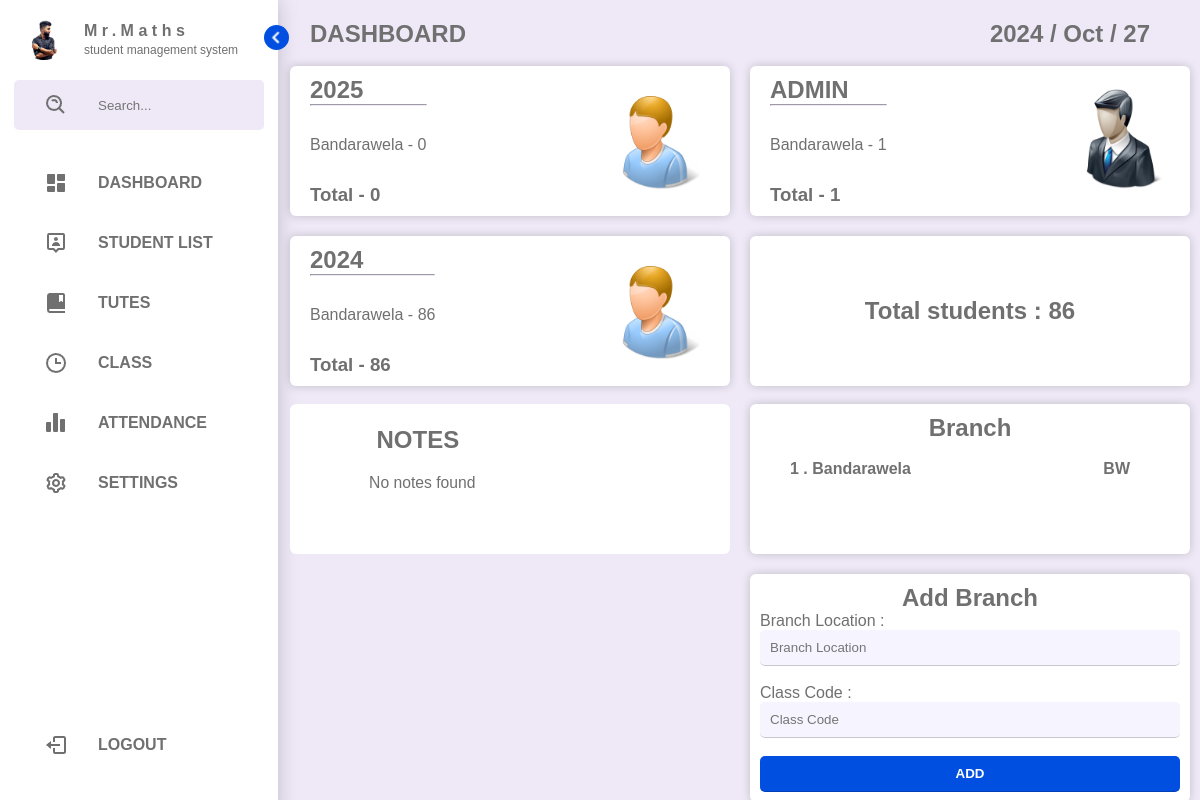
The app's page /index.php (signed in) with its own data.
### tables this page shows
CREATE TABLE `class` (
  `ID` int(255) NOT NULL,
  `Year` int(10) NOT NULL
);

CREATE TABLE `location` (
  `ID` int(10) NOT NULL,
  `location` varchar(100) NOT NULL,
  `UID` varchar(100) NOT NULL
);

### index.php (the view, shortened to what the rows shown need)
<?php
$class1 = "0000";
$class2 = "0000";
include("includes/connection.php");
$latest_classes = "SELECT * FROM `class` ORDER BY `Year` DESC";
$latest_classes_result = mysqli_query($connection, $latest_classes);
if (mysqli_num_rows($latest_classes_result) > 0) {
    $classFetch = mysqli_fetch_assoc($latest_classes_result);
    if (mysqli_num_rows($latest_classes_result) == 1) {
        $class1 = $classFetch['Year'];
    } else {
        $class1 = $classFetch['Year'];
        $classFetch2 = mysqli_fetch_assoc($latest_classes_result);
        $class2 = $classFetch2['Year'];
    }
}
$branch = "SELECT * FROM `location`";
$branch_result = mysqli_query($connection, $branch);
?>
<!DOCTYPE html>
<html lang="en">
<head>
    <link rel="stylesheet" href="assect/css/style.css">
</head>
<body>
    <div class="webcontent">
        <section class="content">
            <div class="date">
                <h1> DASHBOARD </h1>
                <h1> <?php echo date("Y / M / d"); ?> </h1>
            </div>
            <br>
            <div class="indicators_dash">
                <div class="lg_box">
                    <div class="box">
                        <div class="detalis">
                            <div>
                                <h2> <?php echo $class1; ?> </h2>
                                <hr>
                            </div>
                            <div>
                                <?php
                                $branchLocations = "SELECT * FROM `location`";
                                $branchLocations_result = mysqli_query($connection, $branchLocations);
                                if (mysqli_num_rows($branchLocations_result) > 0) {
                                    $total = 0;
                                    while ($fetch_branchLocations = mysqli_fetch_assoc($branchLocations_result)) {
                                        $UID = $fetch_branchLocations['UID'];
                                        $classOne_Query = "SELECT `Student_ID` FROM `student` WHERE (`Student_ID` LIKE '{$UID}%') AND `Class` = '{$class1}'";
                                        $classOne_Query_result = mysqli_query($connection, $classOne_Query);
                                        $student_count = mysqli_num_rows($classOne_Query_result);
                                        if ($student_count > 0) {
                                            echo "
                                                <p> {$fetch_branchLocations['location']} - {$student_count} </p>
                                                ";
                                        } else {
                                            echo "
                                                <p> {$fetch_branchLocations['location']} - 0 </p>
                                                ";
                                        }
                                        $total += $student_count;
                                    }
                                    echo "
                                    </div>
                                    <div>
                                        <h3> Total - {$total} </h3>
                                    </div>
                                    ";
                                } else {
                                    echo " </div>";
                                    echo "No result found";
                                }
                                ?>
                            </div>
                        </div>
                        <div class="box">
                            <div class="detalis">
                                <div>
                                    <h2> <?php echo $class2; ?> </h2>
                                    <hr>
                                </div>
                                <div>
                                    <?php
                                    $branchLocations = "SELECT * FROM `location`";
                                    $branchLocations_result = mysqli_query($connection, $branchLocations);
                                    if (mysqli_num_rows($branchLocations_result) > 0) {
                                        $total = 0;
                                        while ($fetch_branchLocations = mysqli_fetch_assoc($branchLocations_result)) {
                                            $UID = $fetch_branchLocations['UID'];
                                            $classOne_Query = "SELECT `Student_ID` FROM `student` WHERE (`Student_ID` LIKE '{$UID}%') AND `Class` = '{$class2}'";
                                            $classOne_Query_result = mysqli_query($connection, $classOne_Query);
                                            $student_count = mysqli_num_rows($classOne_Query_result);
                                            if ($student_count > 0) {
                                                echo "
                                                <p> {$fetch_branchLocations['location']} - {$student_count} </p>
                                                ";
                                            } else {
                                                echo "
                                                <p> {$fetch_branchLocations['location']} - 0 </p>
                                                ";
                                            }
                                            $total += $student_count;
                                        }
                                        echo "
                                    </div>
                                    <div>
                                        <h3> Total - {$total} </h3>
                                    </div>
                                    ";
                                    } else {
                                        echo " </div>";
                                        echo "No result found";
                                    }
                                    ?>
                                </div>
                            </div>
                        </div>
                        <div class="lg_box">
                            <div class="box">
                                <div class="detalis">
                                    <div>
                                        <h2> ADMIN </h2>
                                    </div>
                                    <div>
                                        <?php
                                        $branchLocations = "SELECT * FROM `location`";
                                        $branchLocations_result = mysqli_query($connection, $branchLocations);
                                        if (mysqli_num_rows($branchLocations_result) > 0) {
                                            $total = 0;
                                            while ($fetch_branchLocations = mysqli_fetch_assoc($branchLocations_result)) {
                                                $B_location = $fetch_branchLocations['location'];
                                                $adminsQuery = "SELECT `Location` FROM `admin` WHERE `Location` = '{$B_location}'";
                                                $adminsQuery_result = mysqli_query($connection, $adminsQuery);
                                                $admin_count = mysqli_num_rows($adminsQuery_result);
                                                if ($admin_count > 0) {
                                                    echo "
                                                        <p> {$B_location} - {$admin_count} </p>
                                                        ";
                                                }
                                                $total += $admin_count;
                                            }
                                            echo "
                                    </div>
                                            <div>
                                                <h3> Total - {$total} </h3>
                                            </div>
                                            ";
                                        } else {
                                            echo " </div>";
                                            echo "No result found";
                                        }
                                        ?>
                                    </div>
                                </div>
                                <div class="box" style="display: flex; align-items: center; justify-content: center; text-align: center;">
                                    <?php
                                    $total_st = "SELECT * FROM `student`";
                                    $total_st_result = mysqli_query($connection, $total_st);
                                    $total_st_count = mysqli_num_rows($total_st_result);
                                    ?>
                                    <h1> Total students : <?= $total_st_count; ?> </h1>
                                </div>
                            </div>
                        </div>
                        <br>
                        <div class="indicators_dash" style="align-items: start;">
                            <div class="lg_box">
                                <div class="box" style="box-shadow: none;">
                                    <div class="notes">
                                        <h2 style="text-align: center;"> NOTES </h2>
                                    </div>
                                </div>
                            </div>
                            <div class="lg_box" style="align-items: start;">
                                <div class="box" style="display: block;">
                                    <h2 style="text-align: center;"> Branch </h2>
                                    <br>
                                    <ol style="margin-left: 30px;">
                                        <?php
                                        $number = 1;
                                        if (mysqli_num_rows($branch_result) > 0) {
                                            while ($fetch_location = mysqli_fetch_assoc($branch_result)) {
                                                $branch_location = $fetch_location['location'];
                                                $branch_code = $fetch_location['UID'];
                                                echo "
                                    <li style='display: flex; justify-content: space-between; margin-right: 50px; margin-bottom: 10px;'>
                                        <h4> {$number} . {$branch_location} </h4>
                                        <h4> {$branch_code} </h4>
                                    </li>
                                    ";
                                                $number++;
                                            }
                                        } else {
                                            echo "No branch found";
                                        }
                                        ?>
                                    </ol>
                                </div>
                                <div class="box location_form" style="display: block;">
                                    <h2 style="text-align: center;"> Add Branch </h2>
                                </div>
                            </div>
                        </div>
        </section>
    </div>
</body>
</html>

### records on screen
class: Year "2025"
location: location "Bandarawela", student_count "86", admin_count "1", UID "BW"
class: Year "2024"

### other values on screen
$total "0"
$total "86"
$total "1"
$total_st_count "86"
